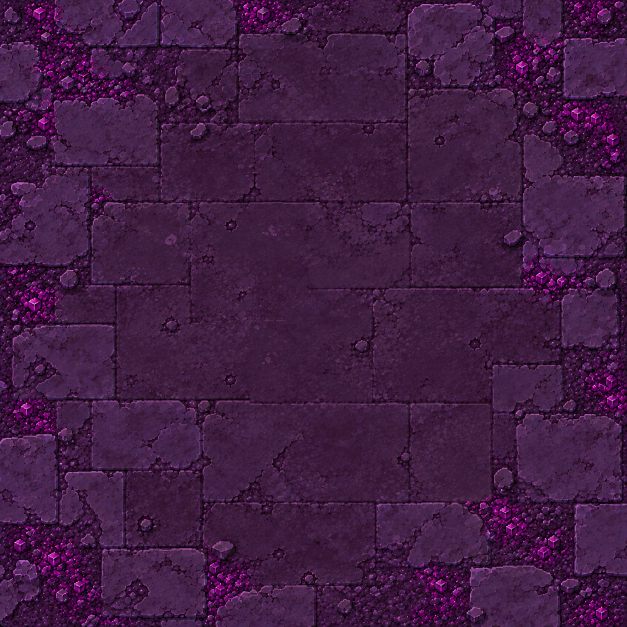
#> input picture art-production/test-room-v01/working/primary-match-v2/tr01_primarymatch_floor_macro_3x3_source.png, 1254 x 1254 px (shown at 1/2 size)
$ python bake-primary-match-surface-channels.py --source-dir ../../art-production/test-room-v01/working/primary-match-v2 --output-dir out
#> lines starting #> are read from the running program, lines starting #| are printed output that depends on the picture
#!/usr/bin/env python3
"""Bake aligned normal, cavity AO, and mineral emission maps from primary-match albedo.

This is a deterministic authoring helper, not a generic Unity importer. It keeps every
pixel registered to the accepted 1254 px surface paintings and never resizes the art.
"""

from __future__ import annotations

import argparse
from pathlib import Path

import numpy as np
from PIL import Image, ImageFilter


SURFACES = {
    "floor": "tr01_primarymatch_floor_macro_3x3_source.png",
    "wall_top": "tr01_primarymatch_wall_top_macro_3x3_source.png",
    "wall_front": "tr01_primarymatch_wall_front_macro_3x3_source.png",
    "wall_rim": "tr01_primarymatch_wall_top_rim_3x3_source.png",
}


def smoothstep(edge0: float, edge1: float, value: np.ndarray) -> np.ndarray:
    t = np.clip((value - edge0) / (edge1 - edge0), 0.0, 1.0)
    return t * t * (3.0 - 2.0 * t)


def blurred_luma(luma: np.ndarray, radius: float) -> np.ndarray:
    image = Image.fromarray(np.uint8(np.clip(luma, 0.0, 1.0) * 255.0), mode="L")
    return np.asarray(image.filter(ImageFilter.GaussianBlur(radius)), dtype=np.float32) / 255.0


def bake_channels(source: Path, output_dir: Path, stem: str) -> None:
#> called with stem = 'floor'
    albedo_image = Image.open(source).convert("RGB")
#> albedo_image is the input picture: PIL image 1254x1254 RGB; mean R, G, B 64.3, 28.1, 66.6
    rgb = np.asarray(albedo_image, dtype=np.float32) / 255.0
    luma = rgb[..., 0] * 0.2126 + rgb[..., 1] * 0.7152 + rgb[..., 2] * 0.0722

    # A two-scale height estimate suppresses single-pixel paint noise while retaining
    # broad slab planes and the dark seams that should turn away from the key light.
    height = blurred_luma(luma, 1.15) * 0.68 + blurred_luma(luma, 5.5) * 0.32
    grad_y, grad_x = np.gradient(height)
    nx = -grad_x * 18.0
    ny = -grad_y * 18.0
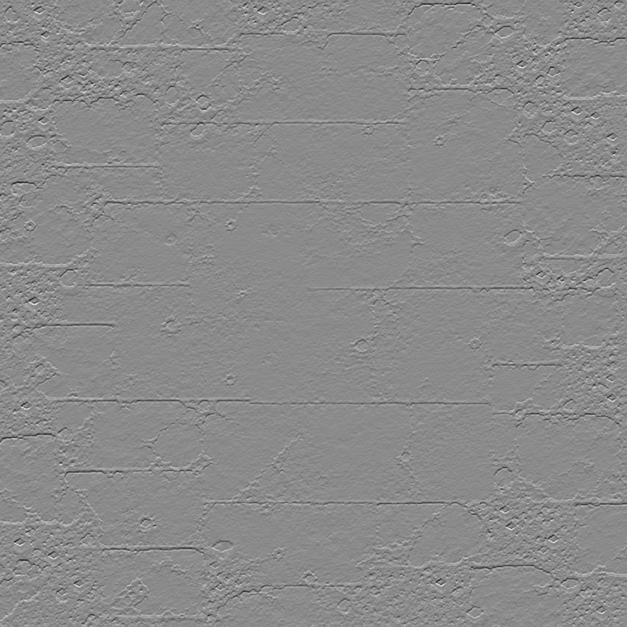
#> ny: shape (1254, 1254) float32 (shown at 1/2 size); min -1.99, max 1.67, mean 4.94e-05; drawn with min black and max white
    nz = np.ones_like(nx)
    length = np.sqrt(nx * nx + ny * ny + nz * nz)
    normal = np.stack((nx / length, ny / length, nz / length), axis=-1)
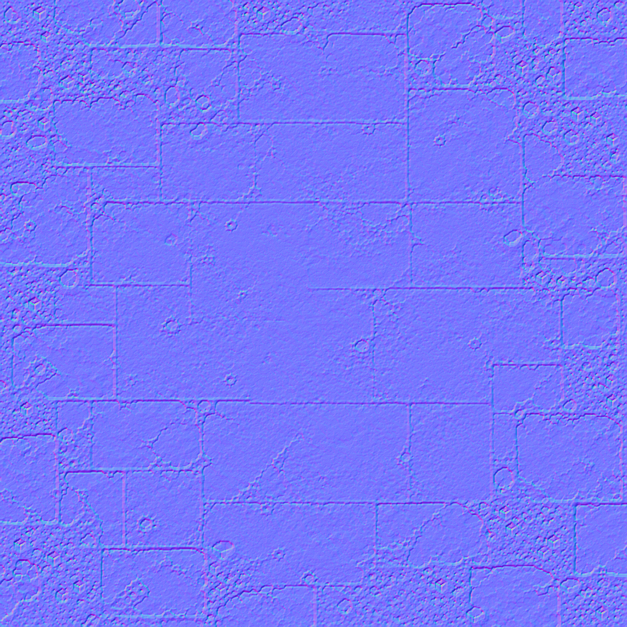
#> normal: shape (1254, 1254, 3) float32 (shown at 1/2 size); mean of channels 0, 1, 2 0.00136, 0.00146, 0.98; drawn with min black and max white
    normal_rgb = np.uint8(np.clip(normal * 0.5 + 0.5, 0.0, 1.0) * 255.0 + 0.5)

    # AO is based on locally dark cavities, not absolute darkness. A naturally dark rock
    # plane stays readable while cracks and rubble pockets receive the strongest occlusion.
    near = blurred_luma(luma, 3.0)
    far = blurred_luma(luma, 13.0)
#> call 4 of blurred_luma, with radius = 13
#> in blurred_luma (call 4), `return np.asarray(image.filter(ImageFilter.GaussianBlur(radius)), dtyp..`:
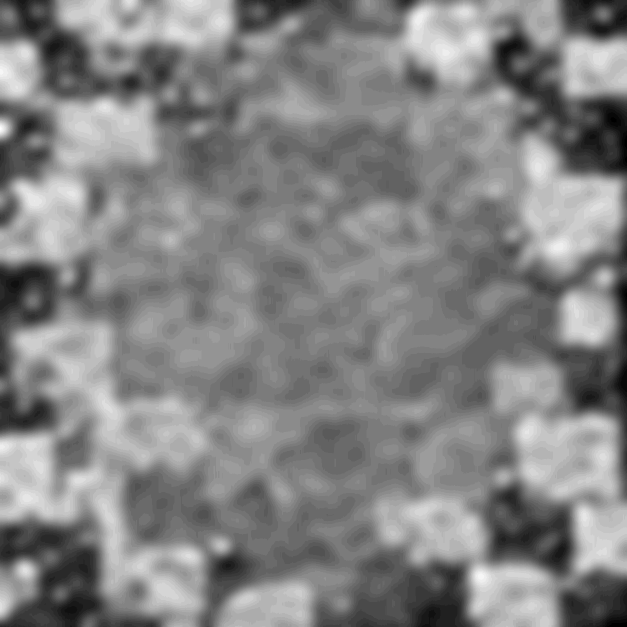
#> returned value: shape (1254, 1254) float32 (shown at 1/2 size); min 0.0863, max 0.208, mean 0.149; drawn with min black and max white
    cavity = np.maximum(near - luma, 0.0) * 1.55 + np.maximum(far - luma, 0.0) * 0.85
    ao = 1.0 - np.clip(cavity * 1.7, 0.0, 0.58)
    ao_rgb = np.uint8(np.repeat(ao[..., None], 3, axis=-1) * 255.0 + 0.5)

    # Only the authored purple-magenta mineral accents emit. Neutral stone highlights and
    # steel stay black, avoiding the old problem where albedo brightness glowed by itself.
    r, g, b = rgb[..., 0], rgb[..., 1], rgb[..., 2]
    value = np.maximum(np.maximum(r, g), b)
    magenta = smoothstep(0.045, 0.20, r - g) * smoothstep(0.015, 0.13, b - g)
    magenta *= smoothstep(0.17, 0.58, value)
#> call 3 of smoothstep, with edge0 = 0.17, edge1 = 0.58
#> in smoothstep (call 3), `t = np.clip((value - edge0) / (edge1 - edge0), 0.0, 1.0)`:
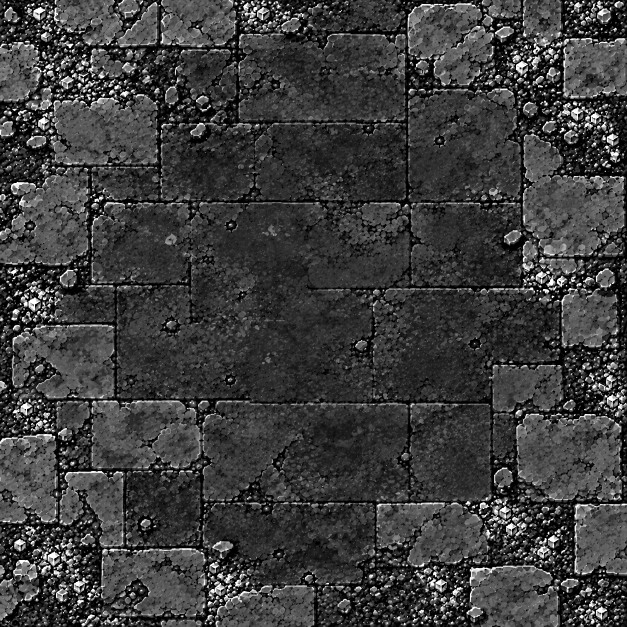
#> t: shape (1254, 1254) float32 (shown at 1/2 size); min 0, max 1, mean 0.24
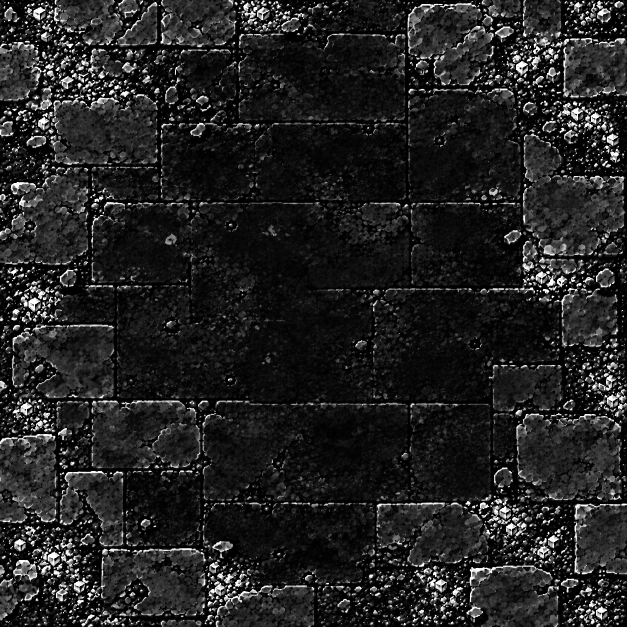
#> magenta: shape (1254, 1254) float32 (shown at 1/2 size); min 0, max 1, mean 0.136
    magenta_image = Image.fromarray(np.uint8(magenta * 255.0 + 0.5), mode="L")
    magenta = np.asarray(magenta_image.filter(ImageFilter.GaussianBlur(0.65)), dtype=np.float32) / 255.0
    emission_rgb = np.uint8(np.clip(rgb * (0.50 + magenta[..., None] * 0.75), 0.0, 1.0) * 255.0 + 0.5)
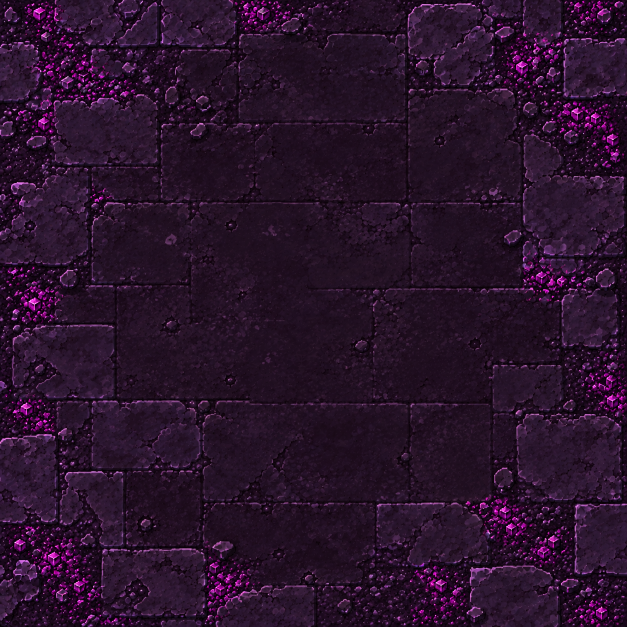
#> emission_rgb: shape (1254, 1254, 3) (shown at 1/2 size); mean R, G, B 41.3, 18, 42.7
    emission_alpha = np.uint8(np.clip(magenta, 0.0, 1.0) * 255.0 + 0.5)
    emission = np.dstack((emission_rgb, emission_alpha))
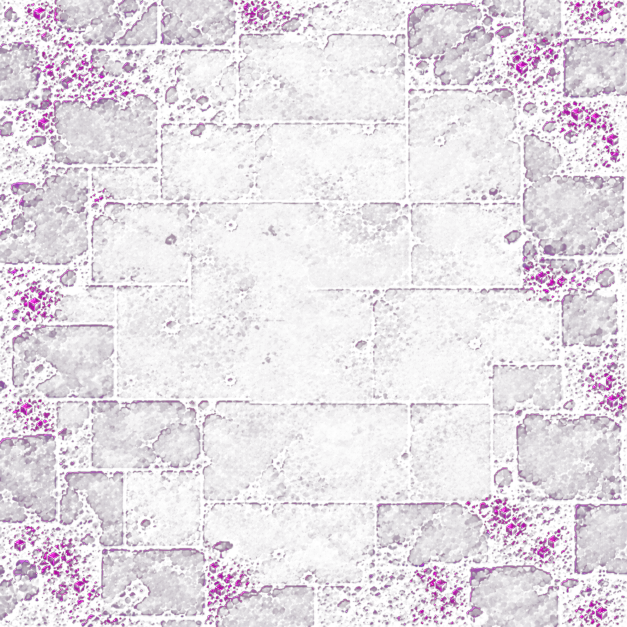
#> emission: shape (1254, 1254, 4) (shown at 1/2 size); mean R, G, B, A 41.3, 18, 42.7, 34.7; transparent parts drawn white

    output_dir.mkdir(parents=True, exist_ok=True)
    Image.fromarray(normal_rgb, mode="RGB").save(output_dir / f"{stem}_normal.png", optimize=True)
    Image.fromarray(ao_rgb, mode="RGB").save(output_dir / f"{stem}_ao.png", optimize=True)
    Image.fromarray(emission, mode="RGBA").save(output_dir / f"{stem}_emission.png", optimize=True)


def main() -> None:
    parser = argparse.ArgumentParser()
    parser.add_argument("--source-dir", type=Path, required=True)
    parser.add_argument("--output-dir", type=Path, required=True)
    args = parser.parse_args()

    for stem, filename in SURFACES.items():
        source = args.source_dir / filename
        if not source.is_file():
#> (the run stopped early here; a loop or call above may not have finished)
